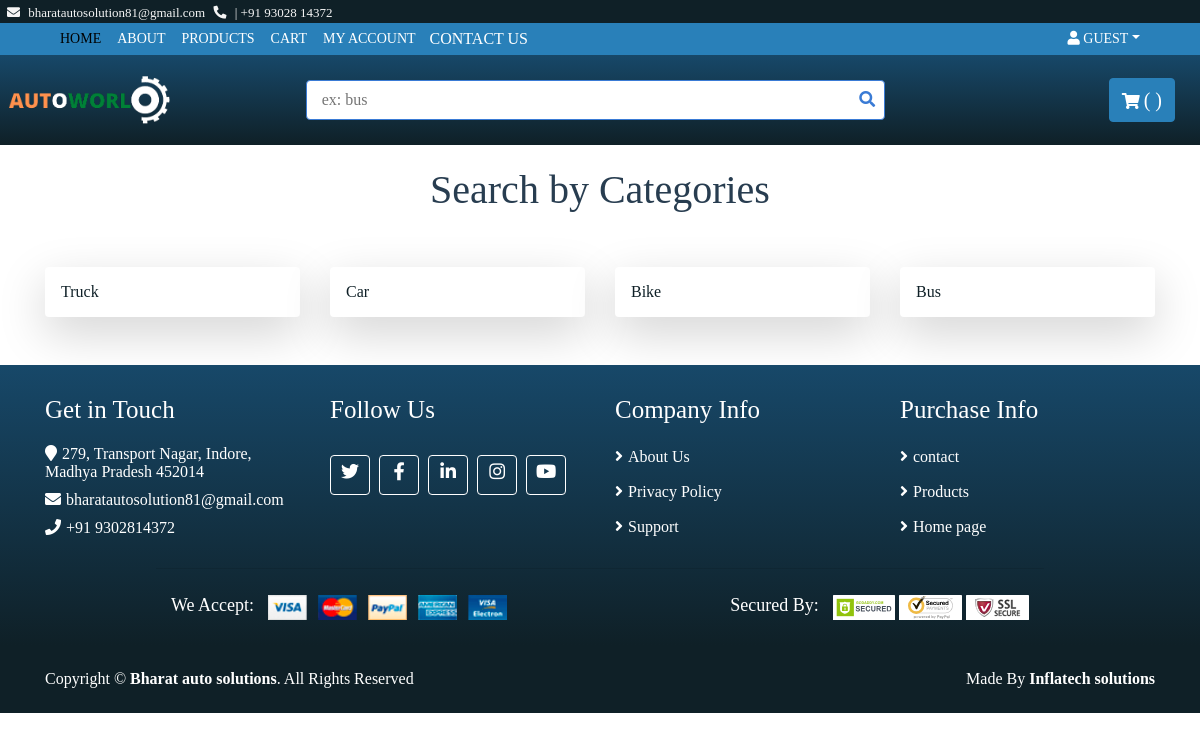
Page /type/ on the earlier database version.
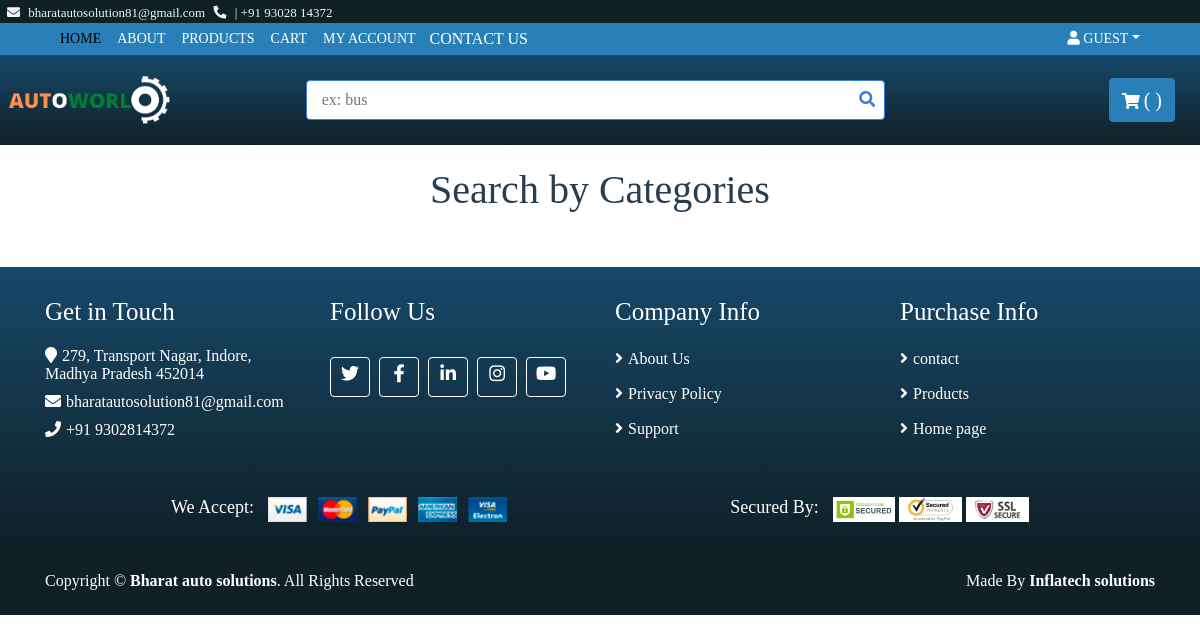
Same page on the later database version.
### base/models.py (models this page shows, shortened)
class TypeOfVehicle(models.Model):
    type_of=models.CharField(max_length=200, unique=True, null=False)
    slug=models.SlugField(blank=True, null=True)
    def __str__(self):
        return str(self.type_of)

### base/views.py (the view)
# urls.py: path('type/', views.type, name='type'),
def type(request, slug=None,  *args, **kwargs):
    if slug is not None:
        manu=Manufacturer.objects.filter(slug=slug)
        print(manu)
        print(slug)
        print("working")
        return HttpResponse('hello world')
    vehicletype=TypeOfVehicle.objects.all()
    context={'Vtype':vehicletype}
    return render(request, 'type.html', context)

### templates/type.html
{% extends 'base.html' %}
{% block content %}
<div class="container">
    <div class="product">
        <div class="section-header">
            <h1>Search by Categories</h1>
        </div>
        <div class="row">
            {% for i in Vtype %}
            <div class="col-md-3">
                <a href="{% url 'brand' slug=i.slug  pk=i.id %}">
                    <div class="shadow-lg p-3 mb-5 bg-white rounded">{{i}}</div></a>
            </div>
            {% endfor %}
        </div>
        </div>
    </div>
    {% endblock %}

Differences in the rows shown:
removed TypeOfVehicle: type_of "Truck"
removed TypeOfVehicle: type_of "Car"
removed TypeOfVehicle: type_of "Bike"
removed TypeOfVehicle: type_of "Bus"
